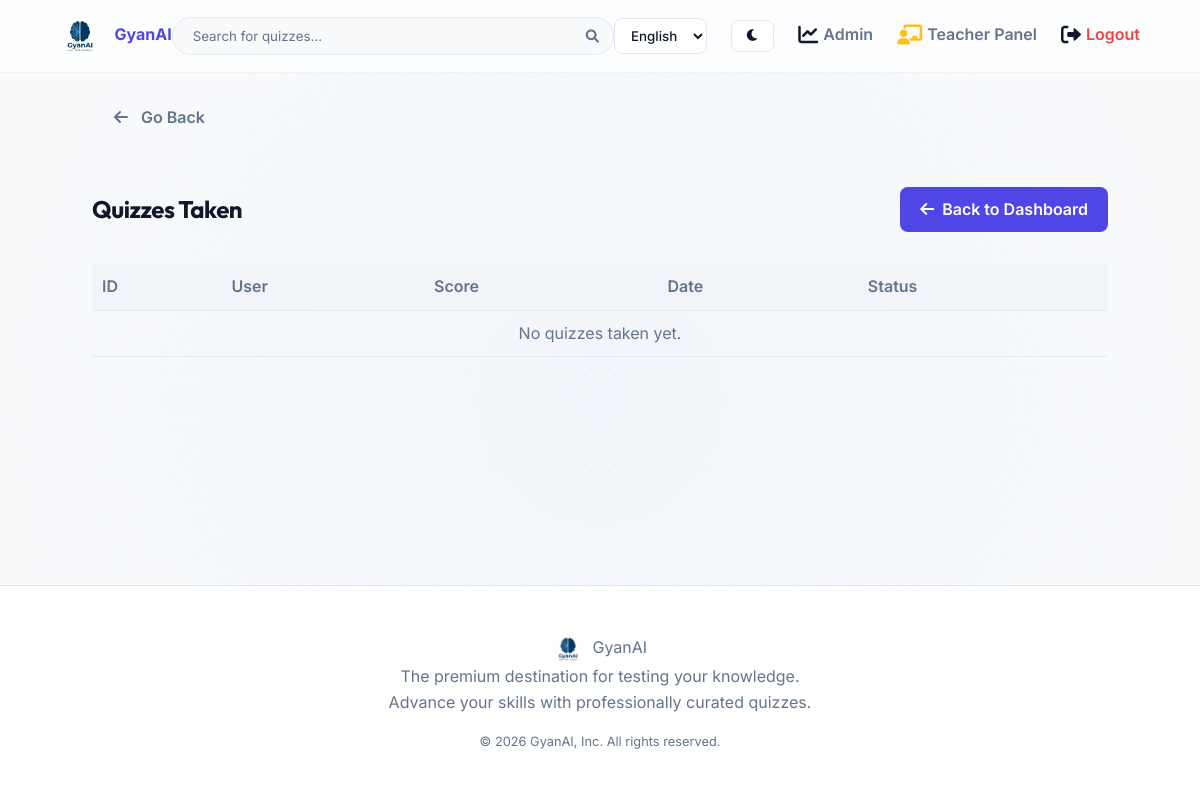
The app's page /admin/quizzes (signed in), older data.
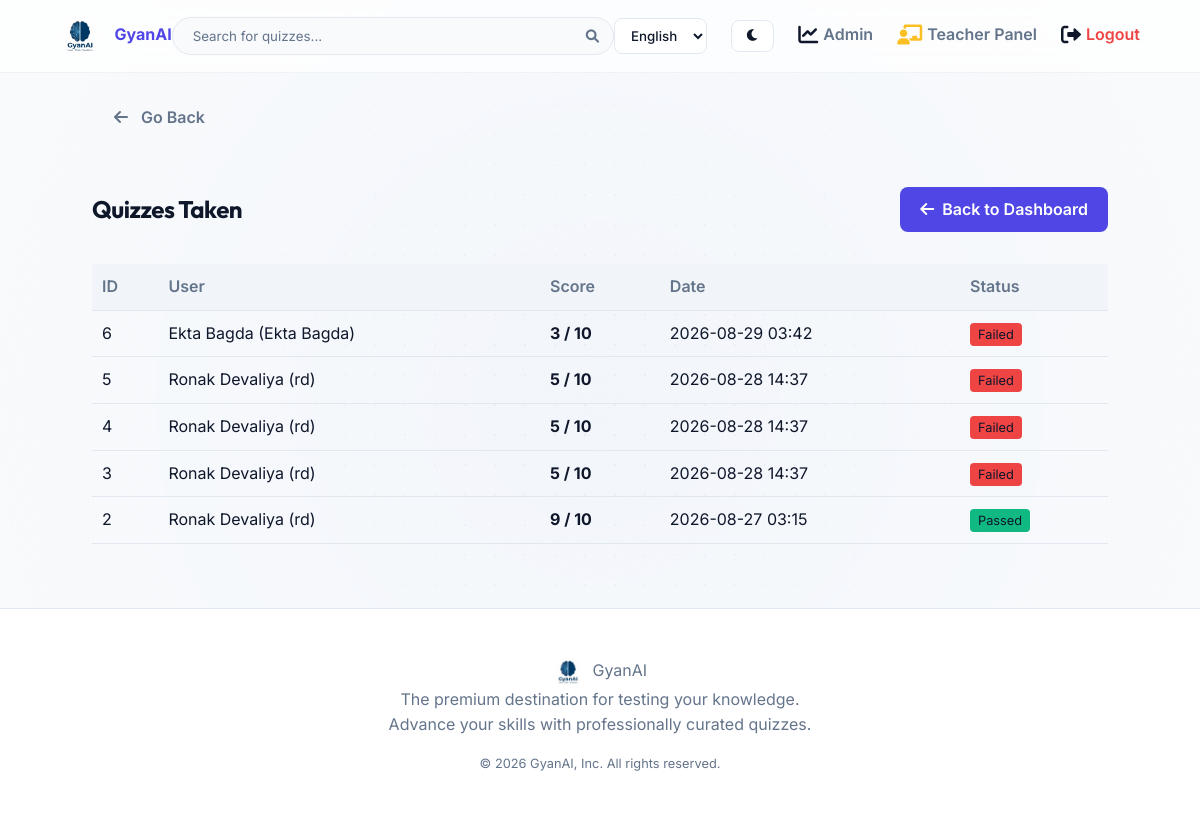
The same page, newer data.
### qgame/models.py (models this page shows)
class User(db.Model, UserMixin):
    id = db.Column(db.Integer, primary_key=True)
    username = db.Column(db.String(50), unique=True, nullable=False)
    password_hash = db.Column(db.String(255), nullable=False)
    role = db.Column(db.String(20), default='user') # 'user' or 'admin'
    name = db.Column(db.String(100), nullable=False)
    email = db.Column(db.String(150), unique=True, nullable=True)
    mobile = db.Column(db.String(20), nullable=True)
    dob = db.Column(db.String(50), nullable=True)
    country = db.Column(db.String(100), nullable=True)
    state = db.Column(db.String(100), nullable=True)
    city = db.Column(db.String(100), nullable=True)
    age = db.Column(db.Integer, nullable=True)
    gender = db.Column(db.String(20), nullable=True)
    education_level = db.Column(db.String(50), nullable=True)
    board = db.Column(db.String(50), nullable=True)
    standard = db.Column(db.String(50), nullable=True)
    stream = db.Column(db.String(50), nullable=True)
    course = db.Column(db.String(100), nullable=True)
    exam = db.Column(db.String(100), nullable=True)
    college = db.Column(db.String(150), nullable=True)
    department = db.Column(db.String(150), nullable=True)
    semester = db.Column(db.String(50), nullable=True)
    profile_photo = db.Column(db.String(255), nullable=True, default='default.png')
    xp = db.Column(db.Integer, default=0)
    level = db.Column(db.Integer, default=1)
    points = db.Column(db.Integer, default=0)
    coins = db.Column(db.Integer, default=0)
    language = db.Column(db.String(10), default='en')
    active_title_id = db.Column(db.Integer, db.ForeignKey('store_item.id'), nullable=True)
    active_border_id = db.Column(db.Integer, db.ForeignKey('store_item.id'), nullable=True)
    attempts = db.relationship('QuizAttempt', backref='user', lazy=True)
    certificates = db.relationship('Certificate', backref='user', lazy=True)
    badges = db.relationship('UserBadge', backref='user', lazy=True)
    inventory = db.relationship('UserInventory', backref='user', lazy=True)
    active_title = db.relationship('StoreItem', foreign_keys=[active_title_id])
    active_border = db.relationship('StoreItem', foreign_keys=[active_border_id])

class QuizAttempt(db.Model):
    id = db.Column(db.Integer, primary_key=True)
    user_id = db.Column(db.Integer, db.ForeignKey('user.id'), nullable=False, index=True)
    category_id = db.Column(db.Integer, db.ForeignKey('category.id'), nullable=False, index=True)
    score = db.Column(db.Integer, nullable=False)
    total_questions = db.Column(db.Integer, nullable=False)
    time_taken = db.Column(db.Integer, nullable=False) # In seconds
    date = db.Column(db.DateTime, default=datetime.utcnow)
    passed = db.Column(db.Boolean, default=False)
    certificate = db.relationship('Certificate', backref='attempt', uselist=False)

### qgame/app.py (the view)
@app.route('/admin/quizzes')
@login_required
def admin_quizzes():
    if current_user.role != 'admin':
        return redirect(url_for('user_dashboard'))
    quizzes = QuizAttempt.query.order_by(QuizAttempt.date.desc()).all()
    return render_template('admin/quizzes.html', quizzes=quizzes)

### qgame/app.py (called while the page is built)
def get_locale():
    if current_user and current_user.is_authenticated:
        return current_user.language or 'en'
    return session.get('lang', request.accept_languages.best_match(app.config['BABEL_SUPPORTED_LOCALES']) or 'en')

@login_manager.user_loader
def load_user(user_id):
    return User.query.get(int(user_id))

### qgame/templates/admin/quizzes.html
{% extends 'base.html' %}
{% block content %}
<div class="glass-panel" style="padding: 2rem;">
    <div style="display: flex; justify-content: space-between; align-items: center; margin-bottom: 2rem;">
        <h2>Quizzes Taken</h2>
        <a href="{{ url_for('admin_dashboard') }}" class="btn btn-primary" style="width: auto; display: inline-flex; align-items: center; gap: 8px; padding: 10px 20px; font-weight: 600; text-decoration: none;">
            <i class="fas fa-arrow-left"></i> Back to Dashboard
        </a>
    </div>
    <table style="width: 100%; border-collapse: collapse; margin-top: 1rem; color: var(--text-primary);">
        <thead>
            <tr style="border-bottom: 1px solid var(--border);">
                <th style="padding: 10px; text-align: left;">ID</th>
                <th style="padding: 10px; text-align: left;">User</th>
                <th style="padding: 10px; text-align: left;">Score</th>
                <th style="padding: 10px; text-align: left;">Date</th>
                <th style="padding: 10px; text-align: left;">Status</th>
            </tr>
        </thead>
        <tbody>
            {% for quiz in quizzes %}
            <tr style="border-bottom: 1px solid var(--border);">
                <td style="padding: 10px;">{{ quiz.id }}</td>
                <td style="padding: 10px;">
                    {% if quiz.user %}
                        {{ quiz.user.name }} ({{ quiz.user.username }})
                    {% else %}
                        <span style="color: var(--text-secondary); font-style: italic;">[Deleted User]</span>
                    {% endif %}
                </td>
                <td style="padding: 10px; font-weight: bold;">{{ quiz.score }} / {{ quiz.total_questions }}</td>
                <td style="padding: 10px;">{{ quiz.date.strftime('%Y-%m-%d %H:%M') }}</td>
                <td style="padding: 10px;">
                    <span {% if quiz.passed %}style="padding: 4px 8px; border-radius: 4px; font-size: 0.8rem; background: var(--success);"{% else %}style="padding: 4px 8px; border-radius: 4px; font-size: 0.8rem; background: var(--danger);"{% endif %}>
                        {% if quiz.passed %}Passed{% else %}Failed{% endif %}
                    </span>
                </td>
            </tr>
            {% endfor %}
            {% if not quizzes %}
            <tr>
                <td colspan="5" style="padding: 10px; text-align: center; color: var(--text-secondary);">No quizzes taken yet.</td>
            </tr>
            {% endif %}
        </tbody>
    </table>
</div>
{% endblock %}

### qgame/templates/base.html (shortened to what this page needs)
<!DOCTYPE html>
<html lang="en">
<head>
    <link rel="stylesheet" href="{{ url_for('static', filename='css/style.css') }}?v=2.3">
    <link rel="stylesheet" href="https://cdnjs.cloudflare.com/ajax/libs/font-awesome/6.0.0/css/all.min.css">
</head>
<body>
    <div class="dynamic-bg"></div>
    {% block navbar %}
    <nav class="navbar">
        <a href="{{ url_for('index') }}" class="logo">
            <img src="{{ url_for('static', filename='images/logo.png') }}" alt="GyanAI Logo" style="height: 40px; border-radius: 50%; vertical-align: middle;">
            <span style="margin-left: 10px; font-weight: 700;">GyanAI</span>
        </a>
        {% if current_user.is_authenticated %}
        <form action="{{ url_for('search') }}" method="GET" class="search-bar-container" style="margin: 0; padding: 0; position: relative;">
            <input type="text" name="q" class="search-bar" placeholder="{{ _('Search for quizzes...') }}" required>
            <button type="submit" style="position: absolute; right: 15px; top: 50%; transform: translateY(-50%); background: none; border: none; cursor: pointer; color: var(--text-secondary); padding: 0;">
                <i class="fas fa-search"></i>
            </button>
        </form>
        {% endif %}
        <div class="nav-links" style="display: flex; align-items: center; gap: 1.5rem;">
            {% set active_lang = current_user.language if current_user.is_authenticated else session.get('lang', 'en') %}
            <select onchange="window.location.href='/set_language/'+this.value" style="padding: 8px 12px; border-radius: 8px; background: rgba(255,255,255,0.5); backdrop-filter: blur(5px); color: var(--text-primary); border: 1px solid var(--border); font-family: 'Inter', sans-serif; font-weight: 500; cursor: pointer; transition: all 0.3s ease;">
                <option value="en" {% if active_lang == 'en' %}selected{% endif %}>English</option>
            </select>
            <button id="darkModeToggle" class="btn" style="background: rgba(255,255,255,0.5); backdrop-filter: blur(5px); color: var(--text-primary); border: 1px solid var(--border); padding: 8px 14px; border-radius: 8px; cursor: pointer; transition: all 0.3s ease;">
                <i class="fas fa-moon"></i>
            </button>
            {% if current_user.is_authenticated %}
                {% if current_user.role in ['admin', 'teacher'] %}
                    {% if current_user.role == 'admin' %}
                    <a href="{{ url_for('admin_dashboard') }}" style="transition: transform 0.3s ease;"><i class="fas fa-chart-line nav-icon"></i> {{ _('Admin') }}</a>
                    {% endif %}
                    <a href="{{ url_for('teacher_dashboard') }}" style="transition: transform 0.3s ease;"><i class="fas fa-chalkboard-teacher nav-icon" style="color: #fbbf24;"></i> {{ _('Teacher Panel') }}</a>
                {% endif %}
                <a href="{{ url_for('logout') }}" style="color: var(--danger); transition: transform 0.3s ease;" onclick="return confirm('{{ _('Are you sure you want to log out?') }}');"><i class="fas fa-sign-out-alt nav-icon"></i> {{ _('Logout') }}</a>
            {% endif %}
        </div>
    </nav>
    {% endblock %}
    <main class="page-fade-in">
        {% if request.endpoint not in ['index', 'login', 'register', 'user_dashboard', 'admin_dashboard'] %}
        <div style="max-width: 1200px; margin: 0 auto 1.5rem; padding: 0 5%;">
            {% if request.endpoint in ['quiz_result', 'take_quiz', 'submit_quiz'] %}
            <a href="{{ url_for('user_dashboard') }}" class="btn" style="background: transparent; color: var(--text-secondary); padding: 0; font-weight: 600; width: auto; border: none; font-size: 1rem; text-decoration: none; display: inline-flex; align-items: center;">
                <i class="fas fa-arrow-left" style="margin-right: 5px;"></i> Go to Dashboard
            </a>
            {% else %}
            <button onclick="history.back()" class="btn" style="background: transparent; color: var(--text-secondary); padding: 0; font-weight: 600; width: auto; border: none; font-size: 1rem; display: inline-flex; align-items: center;">
                <i class="fas fa-arrow-left" style="margin-right: 5px;"></i> Go Back
            </button>
            {% endif %}
        </div>
        {% endif %}
        {% block content %}{% endblock %}
    </main>
    <footer>
        <div class="footer-logo">
            <img src="{{ url_for('static', filename='images/logo.png') }}" alt="GyanAI Logo" style="height: 30px; border-radius: 50%; vertical-align: middle; margin-right: 5px;"> GyanAI
        </div>
        <p class="text-muted" style="margin-bottom: 1rem;">The premium destination for testing your knowledge.<br>Advance your skills with professionally curated quizzes.</p>
        <p class="text-muted" style="font-size: 0.8rem;">&copy; 2026 GyanAI, Inc. All rights reserved.</p>
    </footer>
</body>
</html>

### qgame/static/css/style.css (style rules this page uses)
:root { --primary: #4f46e5; --primary-hover: #4338ca; --primary-light: #e0e7ff; --secondary: #ec4899; --success: #10b981; --danger: #ef4444; --warning: #f59e0b; --background: #f8fafc; --surface: #ffffff; --border: #e2e8f0; --text-primary: #0f172a; --text-secondary: #64748b; --shadow-sm: 0 4px 6px -1px rgba(0, 0, 0, 0.05), 0 2px 4px -1px rgba(0, 0, 0, 0.03); --shadow: 0 10px 15px -3px rgba(0, 0, 0, 0.05), 0 4px 6px -2px rgba(0, 0, 0, 0.025); --shadow-lg: 0 20px 25px -5px rgba(0, 0, 0, 0.1), 0 10px 10px -5px rgba(0, 0, 0, 0.04); --shadow-glow: 0 0 20px rgba(79, 70, 229, 0.3); --radius: 16px; --font-heading: 'Outfit', sans-serif; --font-body: 'Inter', sans-serif; }
* { margin: 0; padding: 0; box-sizing: border-box; font-family: var(--font-body); }
body { background-color: var(--background); color: var(--text-primary); line-height: 1.6; transition: background-color 0.4s ease, color 0.4s ease; overflow-x: hidden; min-height: 100vh; display: flex; flex-direction: column; }
h1, h2, h3, h4, h5, h6 { font-family: var(--font-heading); letter-spacing: -0.02em; }
a { text-decoration: none; color: var(--primary); transition: color 0.2s ease; }
.navbar { display: flex; justify-content: space-between; align-items: center; padding: 1rem 5%; background: rgba(255, 255, 255, 0.7); backdrop-filter: blur(20px); border-bottom: 1px solid rgba(226, 232, 240, 0.5); position: sticky; top: 0; z-index: 100; }
.search-bar-container { flex-grow: 1; max-width: 500px; margin: 0 2rem; position: relative; }
.search-bar { width: 100%; padding: 10px 20px; border-radius: 9999px; border: 1px solid var(--border); background: var(--background); color: var(--text-primary); outline: none; transition: border-color 0.2s, box-shadow 0.2s; }
.search-bar::placeholder { color: var(--text-secondary); }
.nav-links { display: flex; align-items: center; gap: 1.5rem; }
.nav-links a { font-weight: 600; color: var(--text-secondary); display: flex; align-items: center; gap: 5px; position: relative; padding-bottom: 2px; }
.nav-links a::after { content: ''; position: absolute; bottom: 0; left: 0; width: 0%; height: 2px; background-color: var(--primary); transition: width 0.3s ease; }
.nav-icon { font-size: 1.25rem; color: var(--text-primary); }
main { flex-grow: 1; padding: 2rem 5%; }
.btn { display: inline-flex; align-items: center; justify-content: center; padding: 10px 20px; border-radius: 8px; font-weight: 600; cursor: pointer; border: none; transition: all 0.2s ease; gap: 8px; }
.btn-primary { background: var(--primary); color: #fff; width: 100%; }
#darkModeToggle i { transition: transform 0.4s ease, color 0.4s ease; }
table { width: 100%; border-collapse: collapse; margin-top: 1rem; }
th { text-align: left; padding: 12px 16px; background: #f1f5f9; color: var(--text-secondary); font-weight: 600; border-bottom: 1px solid var(--border); }
td { padding: 16px; border-bottom: 1px solid var(--border); color: var(--text-primary); }
footer { background: var(--surface); border-top: 1px solid var(--border); padding: 3rem 5%; margin-top: auto; text-align: center; color: var(--text-secondary); }
.text-muted { color: var(--text-secondary); }
.page-fade-in { animation: fadeIn 0.6s cubic-bezier(0.16, 1, 0.3, 1) forwards; }
.dynamic-bg { position: fixed; top: 0; left: 0; width: 100vw; height: 100vh; z-index: -1; overflow: hidden; pointer-events: none; background-image: radial-gradient(var(--border) 1px, transparent 1px); background-size: 30px 30px; background-position: 0 0; opacity: 0.5; }
.dynamic-bg::after { content: ''; position: absolute; top: 50%; left: 50%; width: 120vw; height: 120vh; transform: translate(-50%, -50%); background: radial-gradient(circle, rgba(37, 99, 235, 0.05) 0%, var(--background) 70%); z-index: -1; }

Row changes from the older to the newer data that the page shows:
added QuizAttempt: id "6", user.name "Ekta Bagda", user.username "Ekta Bagda", score "3", total_questions "10", date "2026-08-29 03:42", passed "Failed"
added QuizAttempt: id "5", user.name "Ronak Devaliya", user.username "rd", score "5", total_questions "10", date "2026-08-28 14:37", passed "Failed"
added QuizAttempt: id "4", user.name "Ronak Devaliya", user.username "rd", score "5", total_questions "10", date "2026-08-28 14:37", passed "Failed"
added QuizAttempt: id "3", user.name "Ronak Devaliya", user.username "rd", score "5", total_questions "10", date "2026-08-28 14:37", passed "Failed"
added QuizAttempt: id "2", user.name "Ronak Devaliya", user.username "rd", score "9", total_questions "10", date "2026-08-27 03:15", passed "Passed"
Text that changed along with them:
text no longer shown: "No quizzes taken yet."
